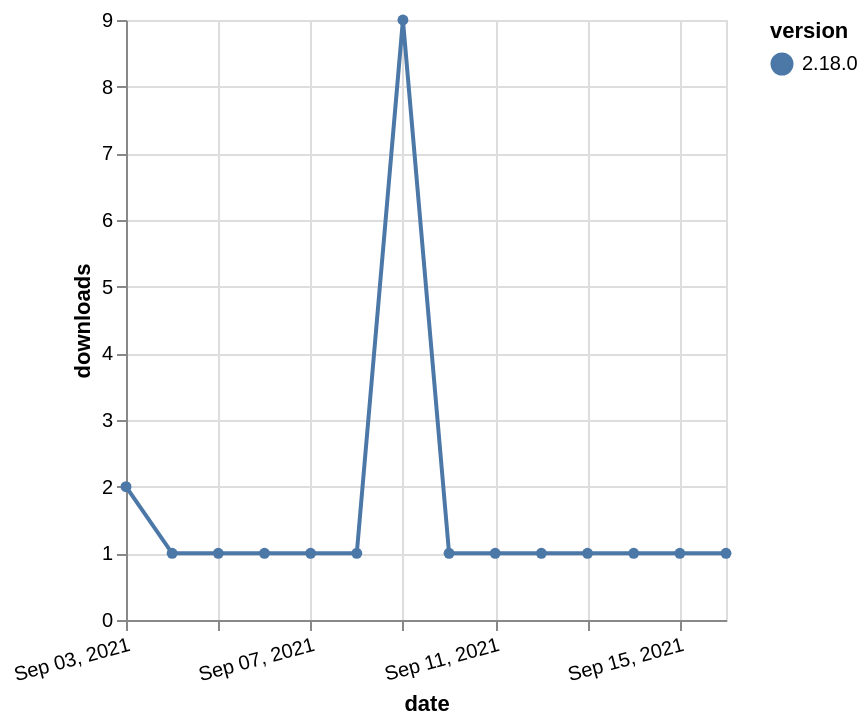

Vega-Lite specification for this chart:
### Vega-Lite specification from a JSON file in a GitHub repository (floating-point values rounded to 4 significant figures)
{"$schema": "https://vega.github.io/schema/vega-lite/v5.json", "description": "A simple bar chart with embedded data.", "data": {"values": [{"date": "2021-09-03", "total": 633, "delta": 2, "version": "2.18.0"}, {"date": "2021-09-04", "total": 634, "delta": 1, "version": "2.18.0"}, {"date": "2021-09-05", "total": 635, "delta": 1, "version": "2.18.0"}, {"date": "2021-09-06", "total": 636, "delta": 1, "version": "2.18.0"}, {"date": "2021-09-07", "total": 637, "delta": 1, "version": "2.18.0"}, {"date": "2021-09-08", "total": 638, "delta": 1, "version": "2.18.0"}, {"date": "2021-09-09", "total": 647, "delta": 9, "version": "2.18.0"}, {"date": "2021-09-10", "total": 648, "delta": 1, "version": "2.18.0"}, {"date": "2021-09-11", "total": 649, "delta": 1, "version": "2.18.0"}, {"date": "2021-09-12", "total": 650, "delta": 1, "version": "2.18.0"}, {"date": "2021-09-13", "total": 651, "delta": 1, "version": "2.18.0"}, {"date": "2021-09-14", "total": 652, "delta": 1, "version": "2.18.0"}, {"date": "2021-09-15", "total": 653, "delta": 1, "version": "2.18.0"}, {"date": "2021-09-16", "total": 654, "delta": 1, "version": "2.18.0"}]}, "width": "container", "mark": {"type": "line", "point": {"filled": true}}, "encoding": {"x": {"field": "date", "type": "temporal", "timeUnit": "yearmonthdate", "title": "date", "axis": {"labelAngle": -15}}, "y": {"field": "delta", "type": "quantitative", "title": "downloads"}, "color": {"field": "version", "type": "nominal"}, "tooltip": {"field": "delta"}}}
